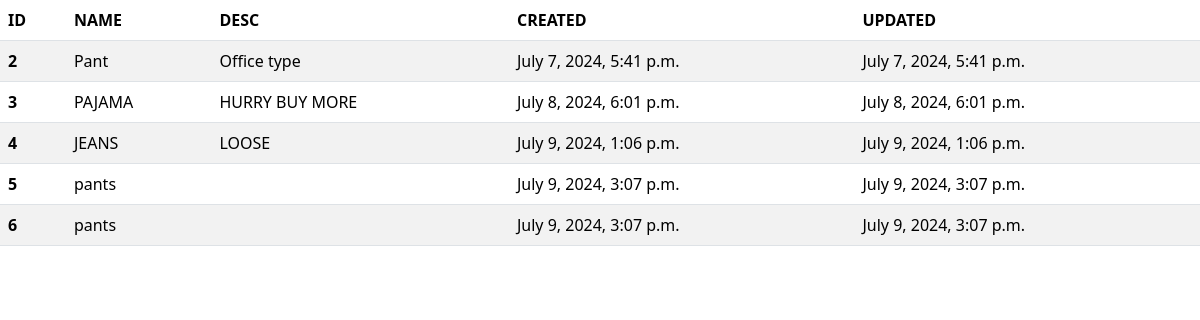
Screenshot of /view/ with the database file from the repository.
### gallery/models.py (models this page shows, shortened)
class Product(models.Model):
	name = models.CharField(max_length=255)
	description = models.TextField()
	created_at = models.DateTimeField(auto_now_add=True)
	updated_at = models.DateTimeField(auto_now=True)
	def __str__(self):
		return self.name

### gallery/views.py (the view)
# urls.py: path('view/', views.view, name='view'),
def view(request):
    pro=Product.objects.all()
    context={
        'pro':pro
    }
    print(context)
    return render(request,'view.html',context)

### gallery/templates/view.html (shortened to what this page needs)
<!DOCTYPE html>
<html lang="en">
<head>
    <link href="https://cdn.jsdelivr.net/npm/bootstrap@5.3.3/dist/css/bootstrap.min.css" rel="stylesheet">
</head>
<body>
    <table class="table table-striped table-hover">
        <thead>
          <tr>
            <th scope="col">ID</th>
            <th scope="col">NAME</th>
            <th scope="col">DESC</th>
            <th scope="col">CREATED</th>
            <th scope="col">UPDATED</th>
          </tr>
        </thead>
        <tbody>
        {% for prod in pro %}
          <tr>
            <th scope="row">{{ prod.id }}</th>
            <td>{{prod.name}}</td>
            <td>{{prod.description}}</td>
            <td>{{prod.created_at}}</td>
            <td>{{prod.updated_at}}</td>
          </tr>
        {% endfor %}
        </tbody>
      </table>
</body>
</html>

### rows the page displays
Product: id "2", name "Pant", description "Office type", created_at "July 7, 2024, 5:41 p.m.", updated_at "July 7, 2024, 5:41 p.m."
Product: id "3", name "PAJAMA", description "HURRY BUY MORE", created_at "July 8, 2024, 6:01 p.m.", updated_at "July 8, 2024, 6:01 p.m."
Product: id "4", name "JEANS", description "LOOSE", created_at "July 9, 2024, 1:06 p.m.", updated_at "July 9, 2024, 1:06 p.m."
Product: id "5", name "pants", created_at "July 9, 2024, 3:07 p.m.", updated_at "July 9, 2024, 3:07 p.m."
Product: id "6", name "pants", created_at "July 9, 2024, 3:07 p.m.", updated_at "July 9, 2024, 3:07 p.m."
